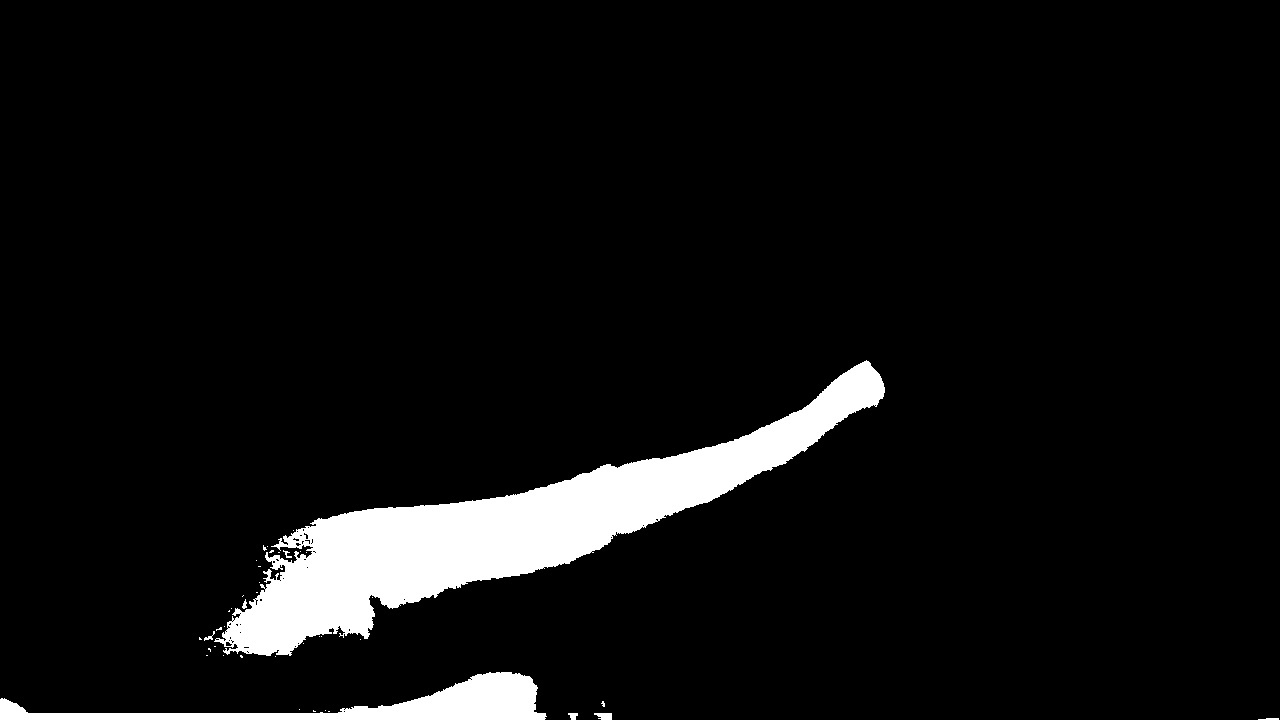
#> input picture side/side_frame(10).jpg, 1280 x 720 px, given in place of side_frame(1).jpg, which was not available
$ python normal_flow.py
#> lines starting #> are read from the running program, lines starting #| are printed output that depends on the picture; long printed decimals are rounded; pictures that were not available may be replaced by others from this repository, and a replacement may not be noted
#> further down, img1 is the input picture: shape (720, 1280); min 0, max 255, mean 15.7
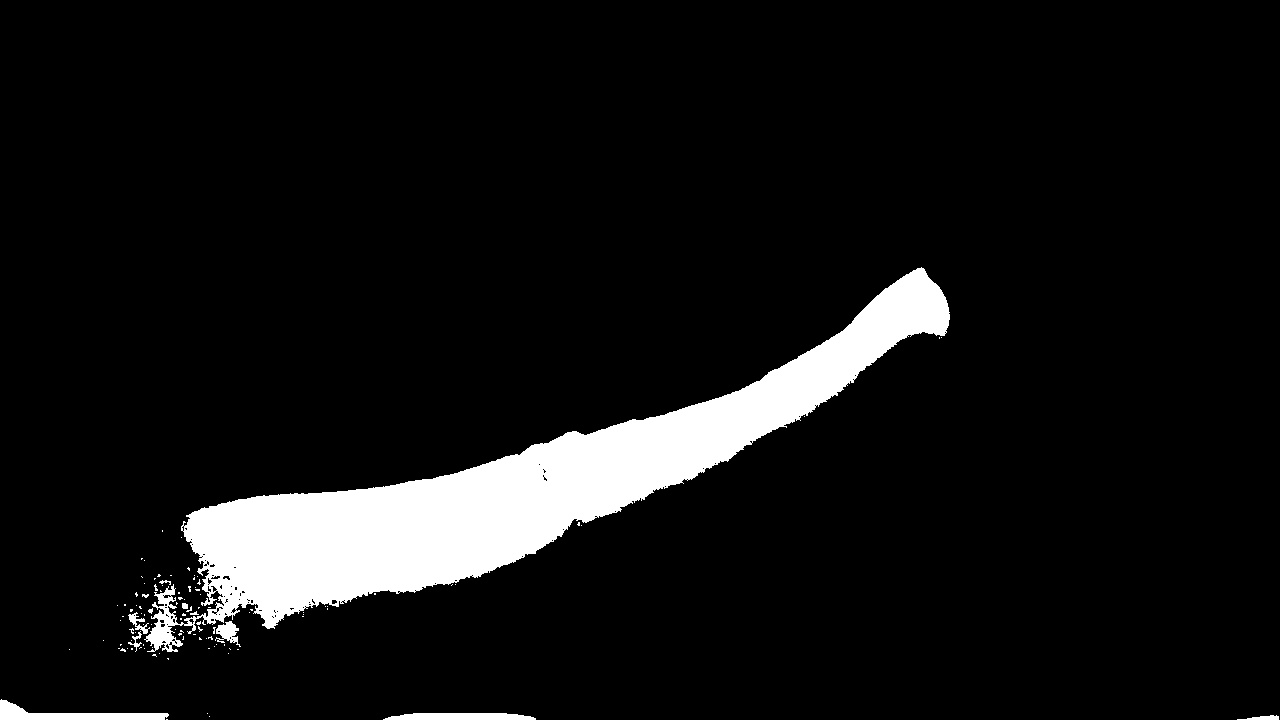
#> input picture side/side_frame(100).jpg, 1280 x 720 px, given in place of side_frame(2).jpg, which was not available
#> further down, img2 is the input picture: shape (720, 1280); min 0, max 255, mean 19.7
import math
import os

import cv2
import numpy as np
from matplotlib import pyplot as plt


def normal_flow(I0, I1):
    Gx = np.array([[-1, 0, 1],
                   [-2, 0, 2],
                   [-1, 0, 1]]) / 8
    Gy = np.transpose(Gx)
    avg = np.array([[1, 1, 1],
                   [1, 1, 1],
                   [1, 1, 1]]) / 9
    fx = cv2.filter2D(I1.astype(np.float32), -1, Gx)
    fy = cv2.filter2D(I1.astype(np.float32), -1, Gy)
    avg0 = cv2.filter2D(I0.astype(np.float32), -1, avg)
    avg1 = cv2.filter2D(I1.astype(np.float32), -1, avg)
    ft = avg1 - avg0
    x = fx/np.sqrt((np.square(fx) + np.square(fy)))
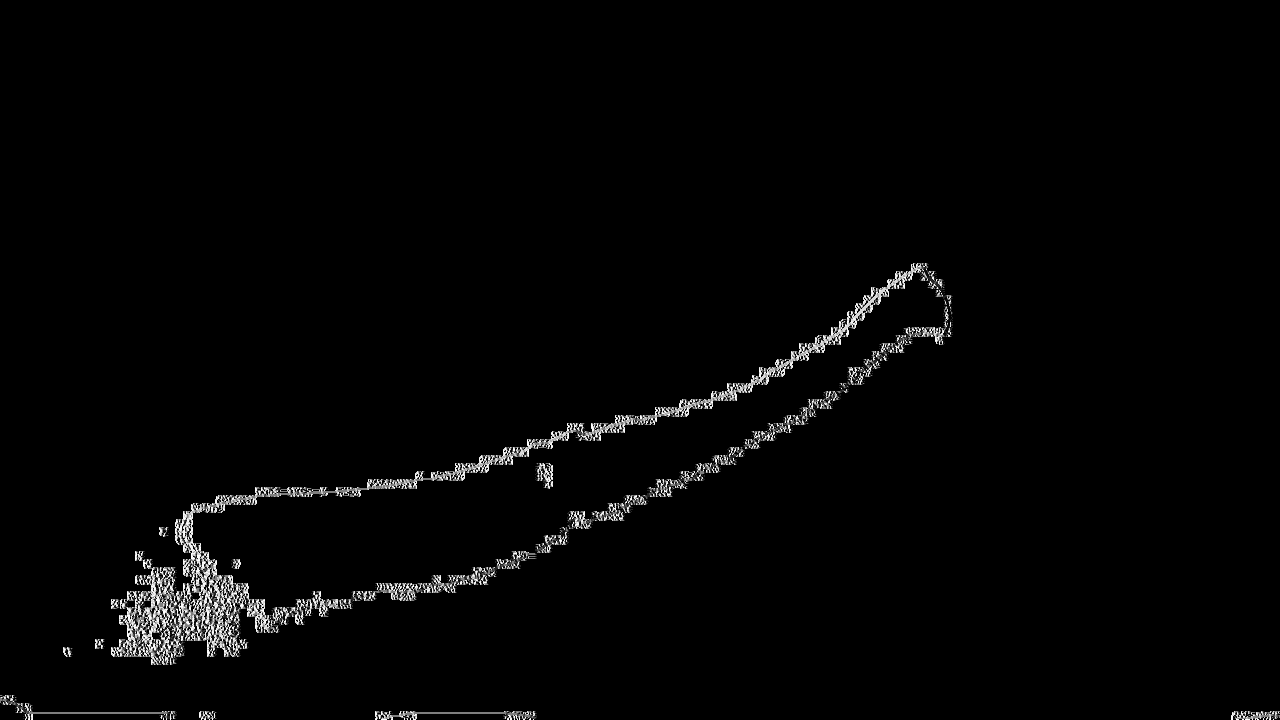
#> x: shape (720, 1280) float32; 96.45% of the values are NaN or infinite; the others: min -1, max 1, mean -0.00408; drawn with min black, max white, NaN and infinite black
    x = np.nan_to_num(x)
    y = fy / np.sqrt((np.square(fx) + np.square(fy)))
    y = np.nan_to_num(y)
    magnitudes = ft / np.sqrt(np.square(fx) + np.square(fy))
    magnitudes = np.nan_to_num(magnitudes)
    x_dir = x*magnitudes
    y_dir = y*magnitudes
    cv2.normalize(x_dir, x_dir, 1, 0, cv2.NORM_L1)
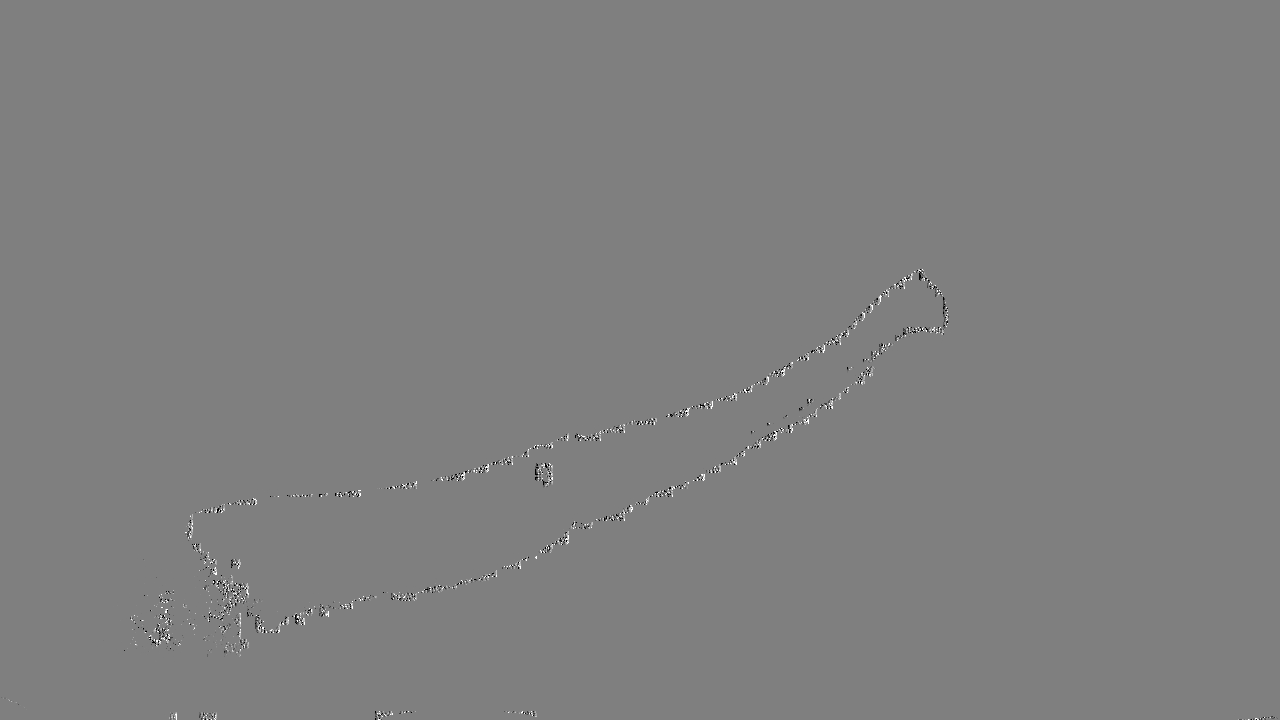
#> x_dir: shape (720, 1280) float32; min -0.000258, max 0.000258, mean 1.08e-07; drawn with min black and max white
    cv2.normalize(y_dir, y_dir, 1, 0, cv2.NORM_L1)
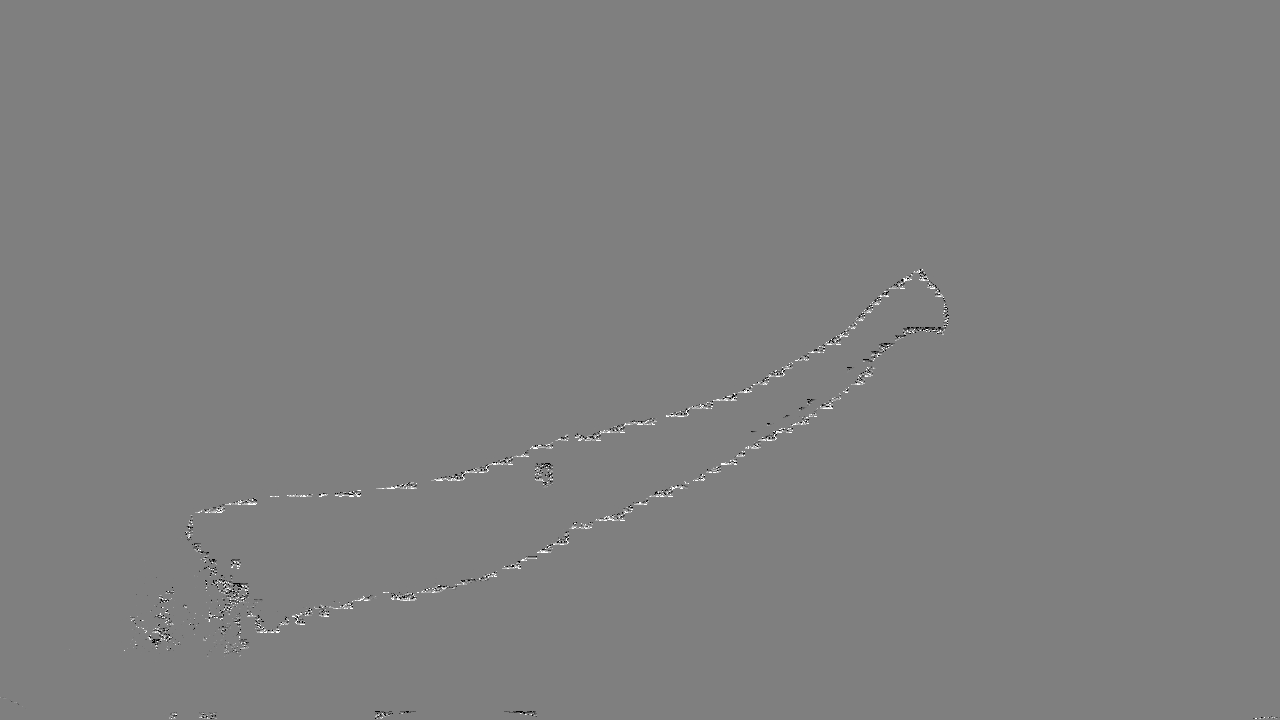
#> y_dir: shape (720, 1280) float32; min -0.000249, max 0.000249, mean 2.36e-07; drawn with min black and max white
    total_x = np.sum(x_dir)
#> total_x = 0.0991
    total_y = np.sum(y_dir)
#> total_y = 0.217
    # [14 lines of commented-out code are left out]
    print(total_y)
#| 0.2171
    plt.quiver(total_x, total_y, color='b', units='xy', scale=1)
    plt.axis('equal')
    plt.xticks(range(-1, 2))
    plt.yticks(range(-1, 2))
    plt.grid()
    plt.show()
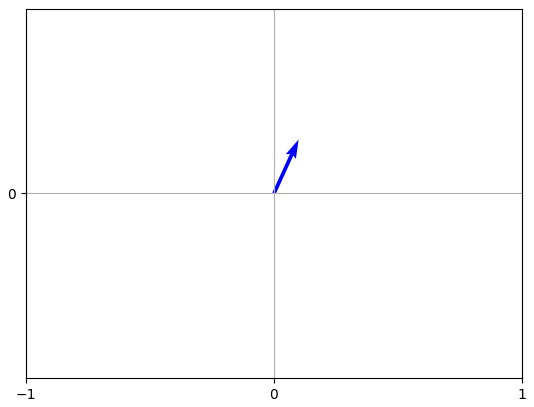
#> figure drawn by matplotlib, 1 panel
    return total_y

if __name__ == '__main__':
    threshold = 0.2
    for i in range(1, len(os.listdir('side/')) - 2):
        img1 = cv2.imread('side//side_frame(' + str(i) + ').jpg', 0)
        img2 = cv2.imread('side//side_frame(' + str(i+1) + ').jpg', 0)
        y_vector = normal_flow(img1, img2)
#> y_vector = 0.217
        if y_vector > 0 and abs(y_vector) > threshold:
            print('the click operation should happened around Frame(' + str(i) + ')')
            break

        # plt.imshow(img1, cmap='copper')
        # plt.axis('off')
        # plt.show()
